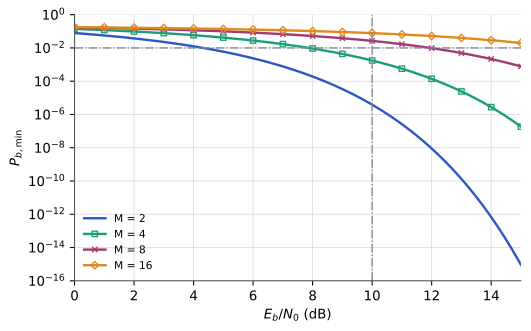

Write the Python code that produced this figure.
"""Figure — Probabilité d'erreur binaire minimale de la M-PAM en fonction de Eb/N0 (TS227, chapitre 4).
D'après le support [poly, p. 138], redessinée (courbes recalculées à partir de la formule de la p. 137, étiquetage de Gray)."""
import matplotlib
matplotlib.use("svg")
import matplotlib.pyplot as plt
import matplotlib.ticker as mticker
import numpy as np
from pathlib import Path

# --- Style commun des figures Bristol (recopié dans chaque script) ---
plt.rcParams.update({
    "font.family": "DejaVu Sans", "mathtext.fontset": "dejavusans", "font.size": 10,
    "axes.grid": True, "grid.color": "#DADADA", "grid.linewidth": 0.6,
    "axes.edgecolor": "#555555", "axes.linewidth": 0.8,
    "axes.spines.top": False, "axes.spines.right": False,
    "lines.linewidth": 1.8, "legend.frameon": False,
    "svg.hashsalt": "bristol",  # rendu SVG reproductible
})
BLEU, VERT, MAGENTA, ORANGE = "#2B59C3", "#1B9E77", "#A23B72", "#E08A1E"
GRIS = "#7E889B"   # éléments ajoutés par rapport à la source (conventions.md § 9)
ENCRE = "#222222"

def virgule(ax, axes="xy"):
    """Virgule décimale et vrai signe moins sur les graduations."""
    f = mticker.FuncFormatter(lambda x, _: f"{x:g}".replace(".", ",").replace("-", "−"))
    if "x" in axes: ax.xaxis.set_major_formatter(f)
    if "y" in axes: ax.yaxis.set_major_formatter(f)

def sauver(fig):
    fig.savefig(Path(__file__).with_suffix(".svg"), bbox_inches="tight", metadata={"Date": None})
# --- Fin du style commun ---
from math import erfc, sqrt, log2
Q = np.vectorize(lambda x: 0.5 * erfc(x / sqrt(2)))
db = np.linspace(0, 15, 301); r = 10**(db / 10)
fig, ax = plt.subplots(figsize=(6.0, 3.6))
for M, c, mk in ((2, BLEU, None), (4, VERT, "s"), (8, MAGENTA, "x"), (16, ORANGE, "D")):
    n = log2(M)
    pb = 2 * (M - 1) / (M * n) * Q(np.sqrt(6 * n / (M**2 - 1) * r))
    ax.semilogy(db, pb, color=c, marker=mk, markevery=20, ms=4, mfc="none", label=f"M = {M}")
ax.axvline(10, color=GRIS, ls="-.", lw=1); ax.axhline(1e-2, color=GRIS, ls="-.", lw=1)
ax.set_xlim(0, 15); ax.set_ylim(1e-16, 1)
ax.set_xlabel(r"$E_b/N_0$ (dB)"); ax.set_ylabel(r"$P_{b,\min}$")
ax.legend(loc="lower left", fontsize=8)
sauver(fig)
